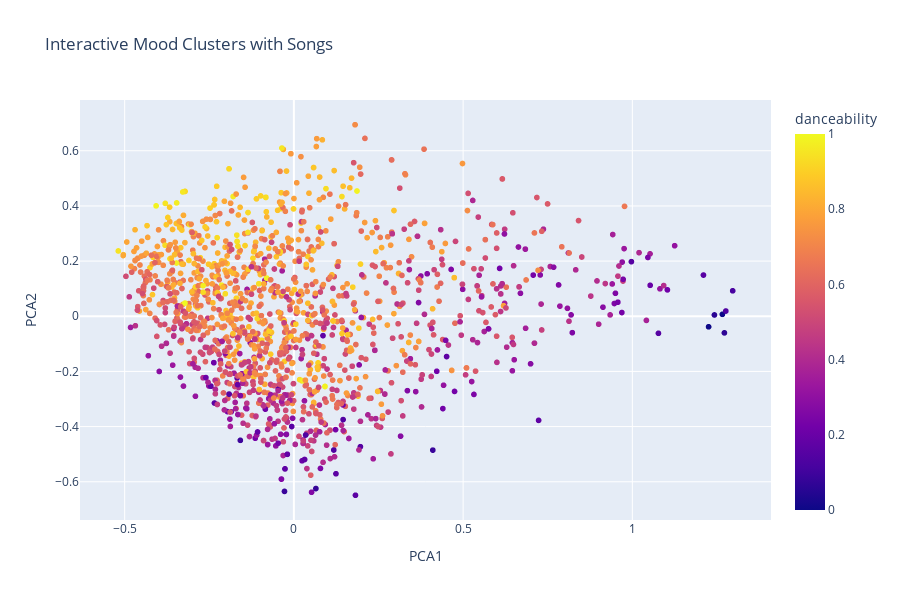

The cell this chart's notebook holds for it:
### Code cell
import plotly.express as px

df_scaled['song'] = df['track_name'] + " - " + df['track_artist']

fig = px.scatter(
    df_scaled,
    x='PCA1',
    y='PCA2',
    color='danceability',
    hover_name='song',
    title='Interactive Mood Clusters with Songs',
    width=900,
    height=600
)

fig.show()

### Figure 1 — Plotly figure (JSON) as saved in the notebook; plotly's stock layout.template omitted (floating-point values rounded to 4 significant figures; data arrays with more than 128 entries replaced by an {"elided": "..."} marker saying what was removed)
{"data": [{"hovertemplate": "<b>%{hovertext}</b><br><br>PCA1=%{x}<br>PCA2=%{y}<br>danceability=%{marker.color}<extra></extra>", "hovertext": {"elided": "1686 str values"}, "legendgroup": "", "marker": {"color": {"elided": "1686 float values"}, "coloraxis": "coloraxis", "symbol": "circle"}, "mode": "markers", "name": "", "showlegend": false, "type": "scattergl", "x": {"elided": "1686 float values"}, "xaxis": "x", "y": {"elided": "1686 float values"}, "yaxis": "y"}], "layout": {"coloraxis": {"colorbar": {"title": {"text": "danceability"}}, "colorscale": [[0, "#0d0887"], [0.1111, "#46039f"], [0.2222, "#7201a8"], [0.3333, "#9c179e"], [0.4444, "#bd3786"], [0.5556, "#d8576b"], [0.6667, "#ed7953"], [0.7778, "#fb9f3a"], [0.8889, "#fdca26"], [1, "#f0f921"]]}, "height": 600, "legend": {"tracegroupgap": 0}, "title": {"text": "Interactive Mood Clusters with Songs"}, "width": 900, "xaxis": {"anchor": "y", "domain": [0, 1], "title": {"text": "PCA1"}}, "yaxis": {"anchor": "x", "domain": [0, 1], "title": {"text": "PCA2"}}}}
